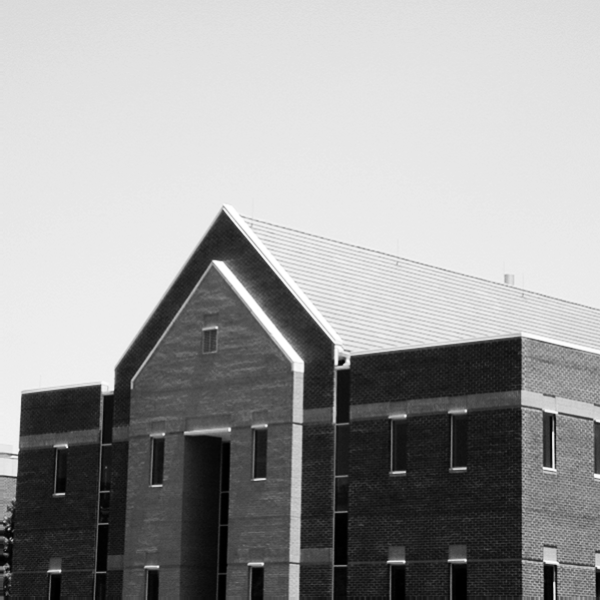
#> input picture Atividade1/images/building.tif, 600 x 600 px
$ python Edge_detectors.py
#> lines starting #> are read from the running program, lines starting #| are printed output that depends on the picture
import cv2 as cv
import numpy as np

img = cv.imread('../images/building.tif')
#> img is the input picture: shape (600, 600, 3); min 0, max 255, mean 155.8
cv.imshow('img', img)

# Sobel
sobelx = cv.Sobel(img, cv.CV_64F, 1, 0)  # Horizontal
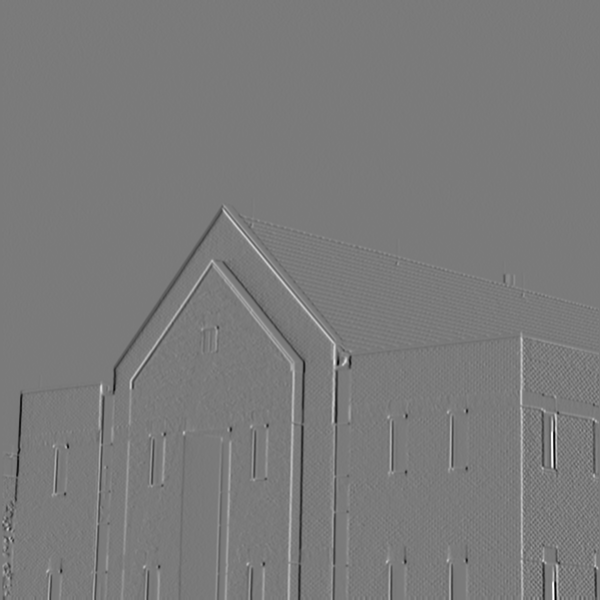
#> sobelx: shape (600, 600, 3) float64; min -858, max 924, mean -0.3; drawn with min black and max white
sobely = cv.Sobel(img, cv.CV_64F, 0, 1)  # Vertical
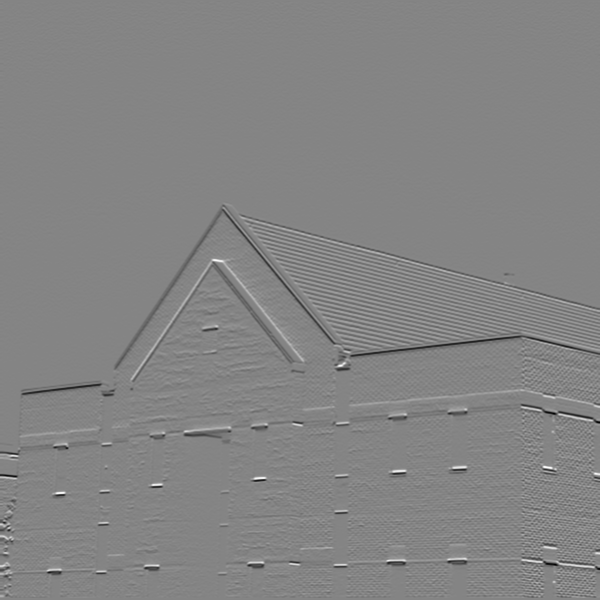
#> sobely: shape (600, 600, 3) float64; min -779, max 719, mean -2.3; drawn with min black and max white
combined_sobel = cv.bitwise_or(sobelx, sobely)
#> combined_sobel: shape (600, 600, 3) float64; 14.49% of the values are NaN or infinite; the others: min -130560, max 130560, mean -129.9

# cv.imshow('Sobel X', sobelx)
# cv.imshow('Sobel Y', sobely)
# cv.imshow('Combined Sobel', combined_sobel)

compare = np.concatenate((sobelx, sobely, combined_sobel), axis=1)  # Side by side comparison
#> compare: shape (600, 1800, 3) float64; 4.83% of the values are NaN or infinite; the others: min -130560, max 130560, mean -39.81
cv.imshow('compare', compare)
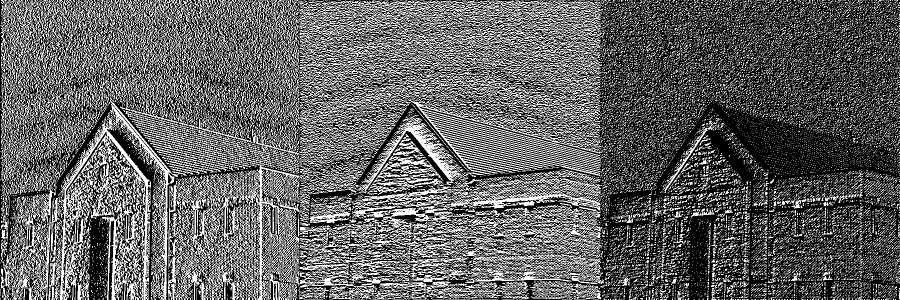
#> window 'compare': shape (600, 1800, 3) (shown at 1/2 size); 38.5% white in thin lines or dots

cv.waitKey(0)

$ run again, with Atividade1/images/1.jpg saved as Atividade1/images/building.tif
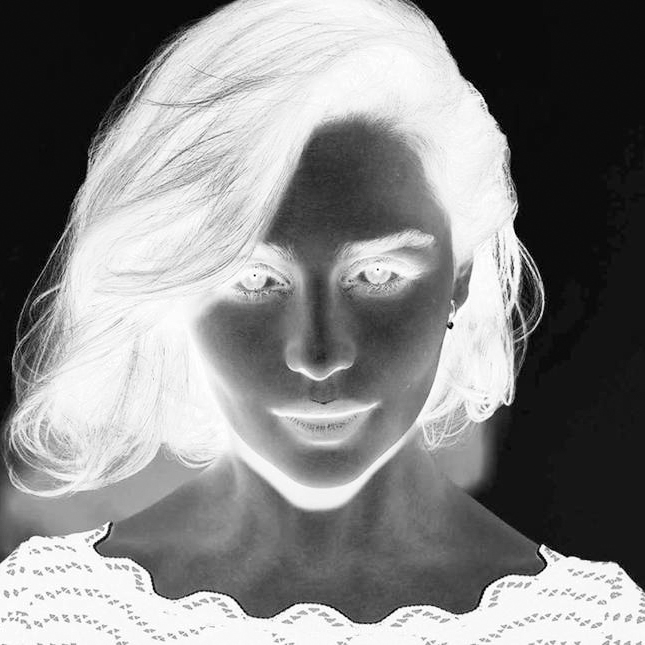
#> input picture Atividade1/images/1.jpg, 645 x 645 px
#> img is the input picture: shape (645, 645, 3); min 0, max 255, mean 133.8
#> `sobely = cv.Sobel(img, cv.CV_64F, 0, 1)`:
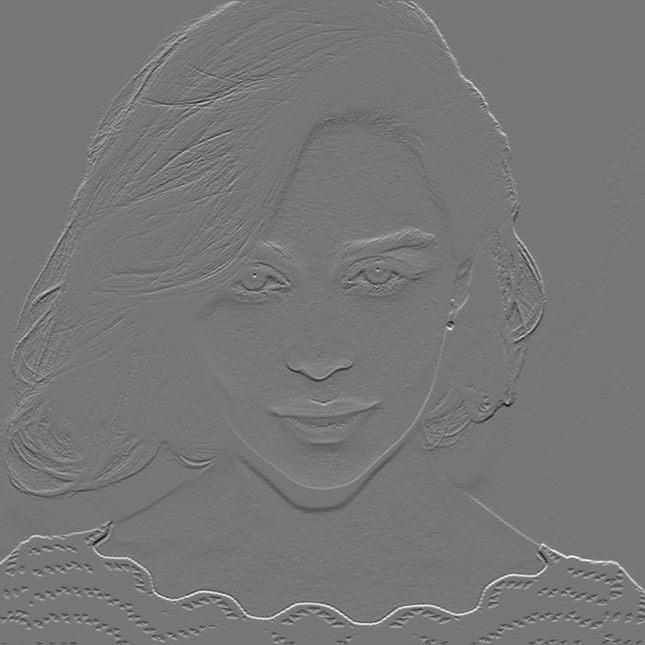
#> sobely: shape (645, 645, 3) float64; min -824, max 944, mean 2.1; drawn with min black and max white
#> combined_sobel: shape (645, 645, 3) float64; 9.36% of the values are NaN or infinite; the others: min -130944, max 130944, mean -129.4
#> compare: shape (645, 1935, 3) float64; 3.12% of the values are NaN or infinite; the others: min -130944, max 130944, mean -39.74
#> `cv.imshow('compare', compare)`:
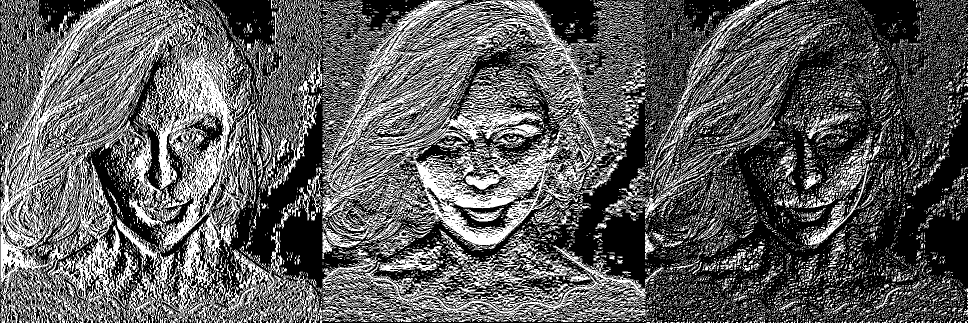
#> window 'compare': shape (645, 1935, 3) (shown at 1/2 size); 36.5% white in thin lines or dots
